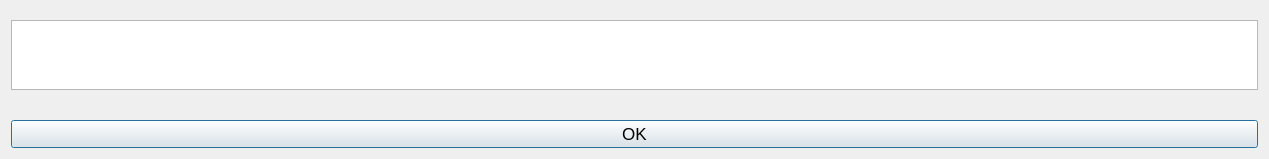
<?xml version="1.0" encoding="UTF-8"?>
<ui version="4.0">
 <class>Dialog</class>
 <widget class="QDialog" name="Dialog">
  <property name="geometry">
   <rect>
    <x>0</x>
    <y>0</y>
    <width>1269</width>
    <height>159</height>
   </rect>
  </property>
  <property name="windowTitle">
   <string>Dialog</string>
  </property>
  <layout class="QGridLayout" name="gridLayout">
   <property name="topMargin">
    <number>20</number>
   </property>
   <property name="verticalSpacing">
    <number>30</number>
   </property>
   <item row="1" column="0">
    <widget class="QPushButton" name="pushButton">
     <property name="font">
      <font>
       <pointsize>13</pointsize>
      </font>
     </property>
     <property name="text">
      <string>OK</string>
     </property>
    </widget>
   </item>
   <item row="0" column="0">
    <widget class="QTableWidget" name="tableWidget"/>
   </item>
  </layout>
 </widget>
 <resources/>
 <connections/>
</ui>
